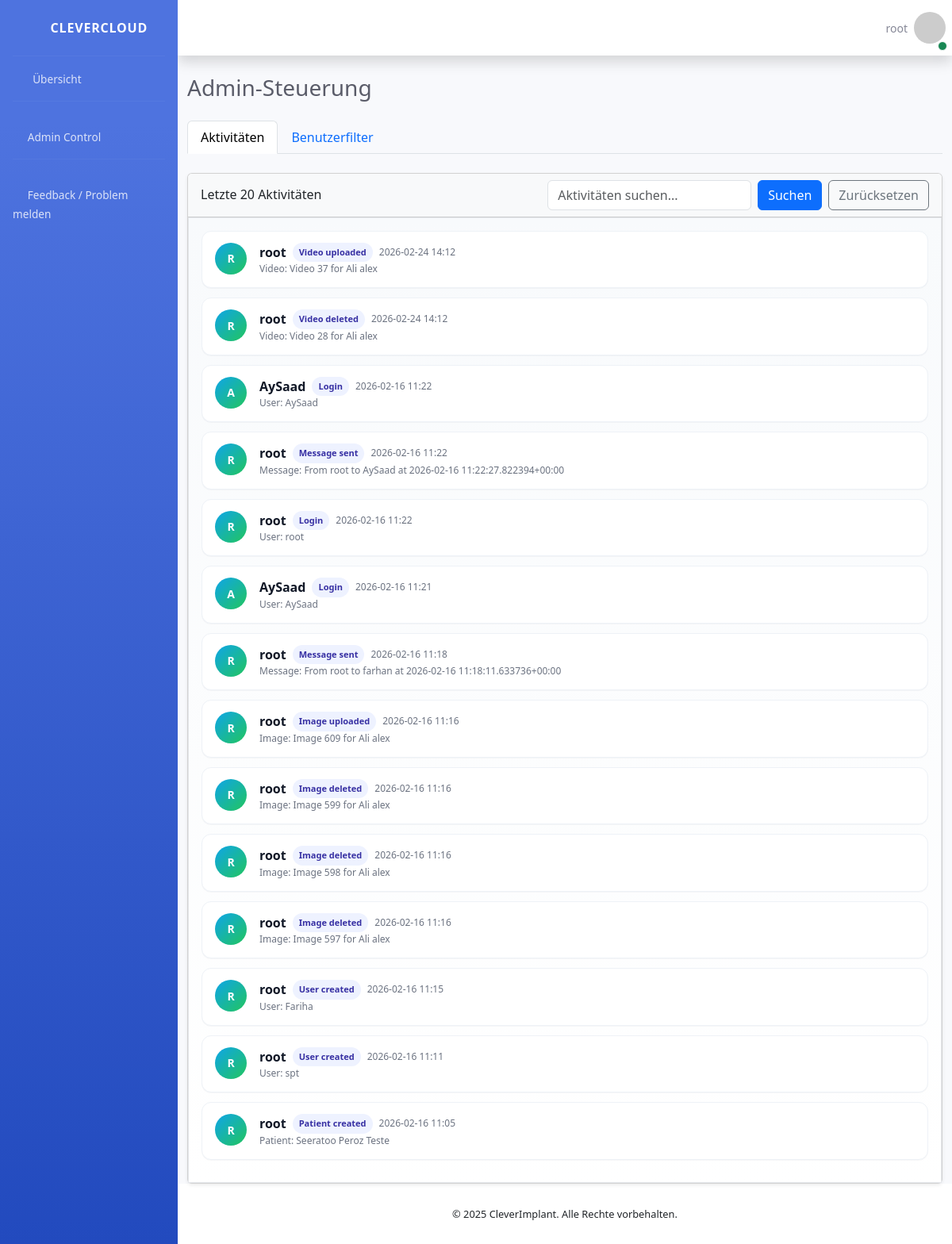
The page /admin-dashboard/ (signed in) on the database as committed earlier.
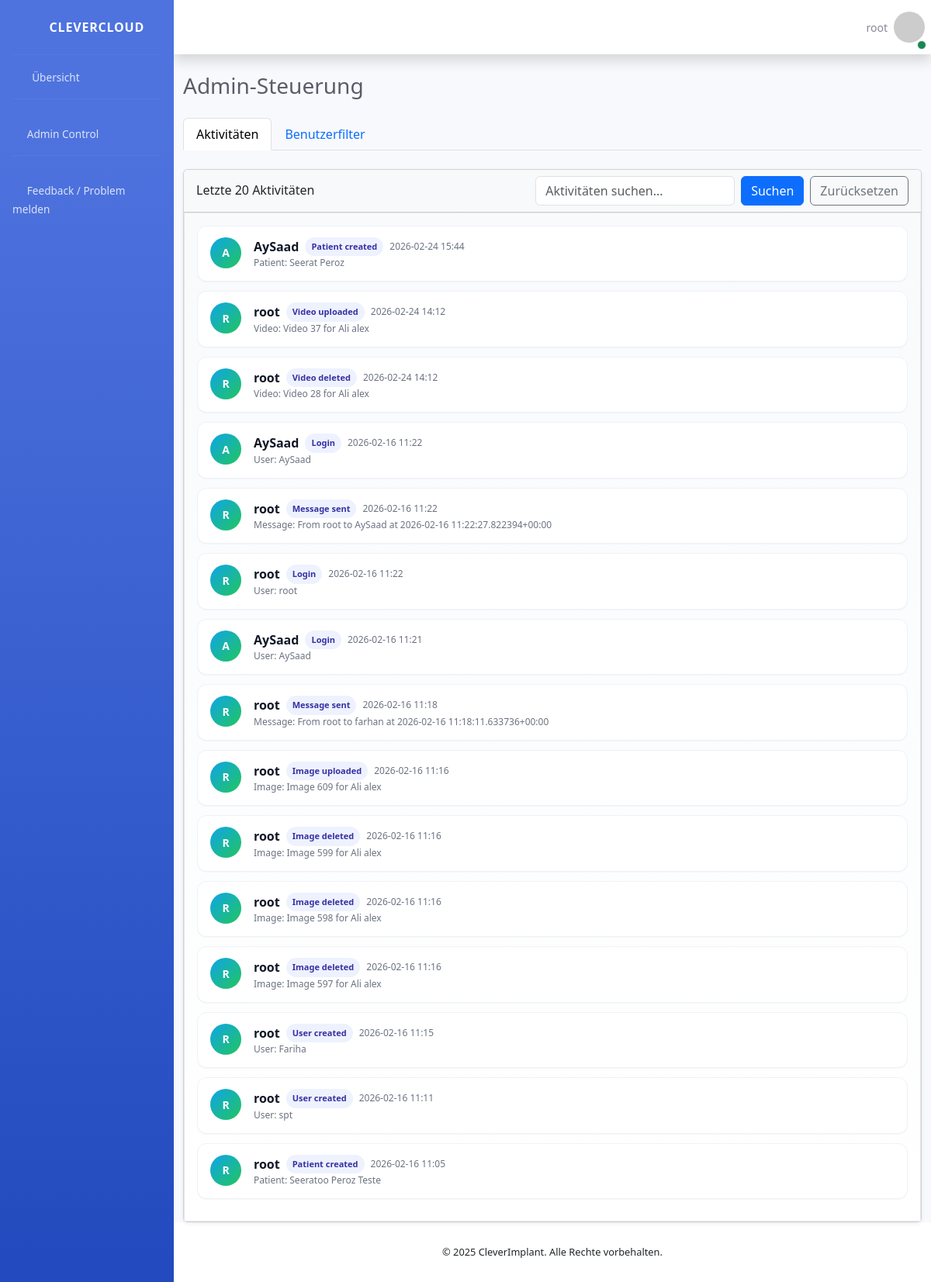
The same page on the database as committed later.
### SmileHealth/models.py (models this page shows, shortened)
class ActivityLog(models.Model):
    class Action(models.TextChoices):
        LOGIN = "LOGIN", "Login"
        USER_CREATED = "USER_CREATED", "User created"
        PATIENT_CREATED = "PATIENT_CREATED", "Patient created"
        PATIENT_DELETED = "PATIENT_DELETED", "Patient deleted"
        PATIENT_SHARED = "PATIENT_SHARED", "Patient shared"
        GROUP_CREATED = "GROUP_CREATED", "Group created"
        GROUP_UPDATED = "GROUP_UPDATED", "Group updated"
        GROUP_SHARED = "GROUP_SHARED", "Group shared"
        GROUP_CASE_CREATED = "GROUP_CASE_CREATED", "Group case created"
        GROUP_CASE_DELETED = "GROUP_CASE_DELETED", "Group case deleted"
        IMAGE_UPLOADED = "IMAGE_UPLOADED", "Image uploaded"
        IMAGE_DELETED = "IMAGE_DELETED", "Image deleted"
        VIDEO_UPLOADED = "VIDEO_UPLOADED", "Video uploaded"
        VIDEO_DELETED = "VIDEO_DELETED", "Video deleted"
        MODEL3D_UPLOADED = "MODEL3D_UPLOADED", "3D model uploaded"
        MODEL3D_DELETED = "MODEL3D_DELETED", "3D model deleted"
        COMMENT_ADDED = "COMMENT_ADDED", "Comment added"
        MESSAGE_SENT = "MESSAGE_SENT", "Message sent"
    actor = models.ForeignKey(User, on_delete=models.SET_NULL, null=True, blank=True, related_name="activity_logs")
    action = models.CharField(max_length=40, choices=Action.choices, db_index=True)
    target_type = models.CharField(max_length=40, blank=True, default="")
    target_id = models.PositiveIntegerField(null=True, blank=True)
    target_label = models.CharField(max_length=200, blank=True, default="")
    details = models.TextField(blank=True, default="")
    created_at = models.DateTimeField(auto_now_add=True)
    class Meta:
        ordering = ["-created_at"]

### SmileHealth/views.py (the view, shortened to what this page needs)
# urls.py: path('admin-dashboard/', views.admin_dashboard, name='admin_dashboard'),
@login_required
def admin_dashboard(request):
    if not _is_admin_role(request.user):
        return HttpResponseForbidden("Kein Zugriff")
    tab = (request.GET.get("tab") or "activities").strip()
    role_filter = (request.GET.get("role") or "").strip()
    user_id = (request.GET.get("user_id") or "").strip()
    activity_q = (request.GET.get("q") or "").strip()
    users_qs = User.objects.select_related("profile").order_by("username")
    if role_filter:
        users_qs = users_qs.filter(profile__role=role_filter)
    selected_user = None
    selected_user_activities = []
    if user_id.isdigit():
        selected_user = User.objects.select_related("profile").filter(id=int(user_id)).first()
        if selected_user:
            selected_user_activities = ActivityLog.objects.select_related("actor") \
                .filter(actor=selected_user) \
                .order_by("-created_at")[:10]
    activities_qs = ActivityLog.objects.select_related("actor").order_by("-created_at")
    activities = activities_qs[:20]
    return render(request, "admin_dashboard.html", {
        "tab": tab,
        "users": users_qs,
        "roles": Profile.Role.choices,
        "genders": Profile.Gender.choices,
        "role_filter": role_filter,
        "selected_user": selected_user,
        "selected_user_activities": selected_user_activities,
        "activities": activities,
        "activity_q": activity_q,
    })

### SmileHealth/context_processors.py (called while the page is built)
def user_avatar(request):
    if not request.user.is_authenticated:
        return {}
    profile, _ = Profile.objects.get_or_create(user=request.user)
    return {"avatar": profile}

### SmileHealth/views.py (called while the page is built)
def _is_admin_role(user):
    if not user.is_authenticated:
        return False
    if user.is_superuser:
        return True
    try:
        return user.profile.role == Profile.Role.ADMIN
    except Exception:
        return False

### SmartCloud/templates/admin_dashboard.html (shortened to what this page needs)
{% extends 'base.html' %}
{% block content %}
<h1 class="h3 mb-4 text-gray-800">Admin-Steuerung</h1>
{% with active_tab=tab|default:"activities" %}
<ul class="nav nav-tabs mb-4">
  <li class="nav-item">
    <a class="nav-link {% if active_tab == 'activities' %}active{% endif %}" href="{% url 'admin_dashboard' %}?tab=activities">
      Aktivitäten
    </a>
  </li>
  <li class="nav-item">
    <a class="nav-link {% if active_tab == 'users' %}active{% endif %}" href="{% url 'admin_dashboard' %}?tab=users{% if role_filter %}&role={{ role_filter }}{% endif %}">
      Benutzerfilter
    </a>
  </li>
</ul>
{% if active_tab == 'activities' %}
  <div class="card shadow-sm">
    <div class="card-header bg-light">
      <div class="d-flex flex-column flex-md-row align-items-md-center justify-content-between gap-2">
        <h6 class="m-0">Letzte 20 Aktivitäten</h6>
        <form method="get" class="d-flex gap-2">
          <input type="text" class="form-control" name="q" placeholder="Aktivitäten suchen..." value="{{ activity_q }}">
          <button type="submit" class="btn btn-primary">Suchen</button>
          <a class="btn btn-outline-secondary" href="{% url 'admin_dashboard' %}?tab=activities">Zurücksetzen</a>
        </form>
      </div>
    </div>
    <div class="card-body activity-wrap">
      {% if activities %}
        {% for act in activities %}
          <div class="activity-item d-flex gap-3 align-items-start">
            <div class="activity-avatar">
              {{ act.actor.username|default:"S"|slice:":1"|upper }}
            </div>
            <div class="flex-grow-1">
              <div class="d-flex flex-wrap align-items-center gap-2">
                <div class="activity-action">{{ act.actor.username|default:"system" }}</div>
                <span class="activity-pill">{{ act.get_action_display }}</span>
                <div class="activity-meta">{{ act.created_at|date:"Y-m-d H:i" }}</div>
              </div>
              <div class="activity-meta">
                {{ act.target_type }}{% if act.target_label %}: {{ act.target_label }}{% endif %}
              </div>
            </div>
          </div>
        {% endfor %}
      {% else %}
        <div class="text-muted">Keine Aktivitäten gefunden.</div>
      {% endif %}
    </div>
  </div>
{% endif %}
{% endwith %}
{% endblock %}

Rows that differ between the two databases and show on the page:
added ActivityLog: actor.username "A", actor.username "AySaad", action "Patient created", created_at "2026-02-24 15:44", target_type "Patient", target_label "Seerat Peroz"
